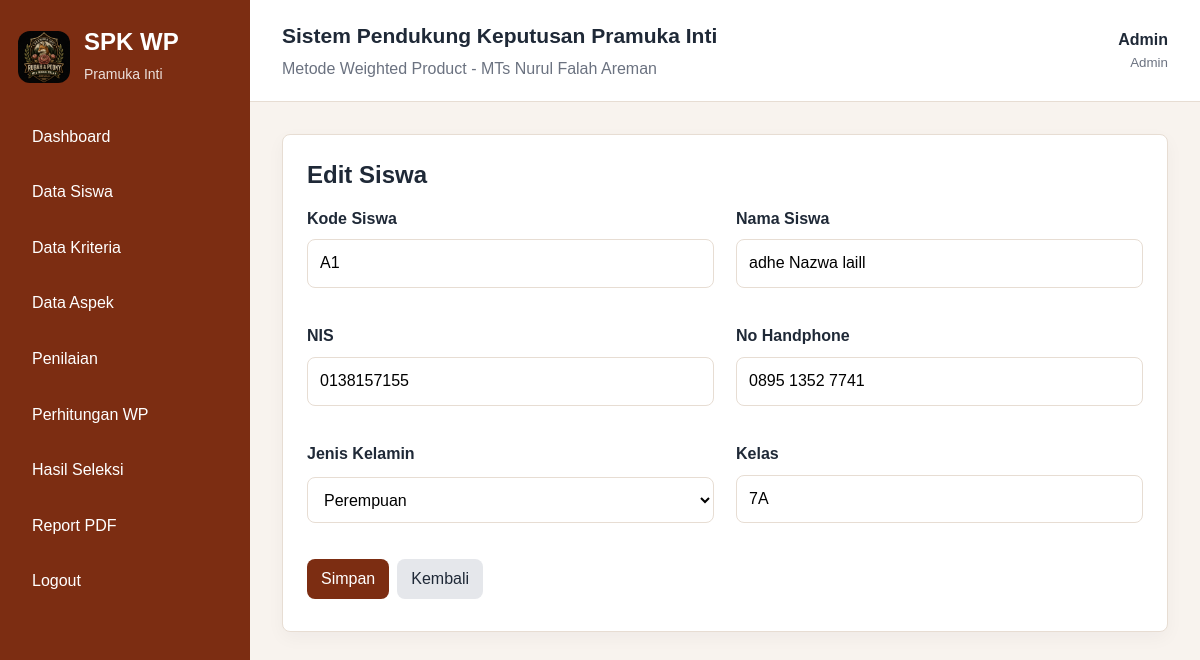
The page /pages/siswa/edit.php?id=1 (signed in) on the database its author committed.
### tables this page shows
CREATE TABLE siswa (
    id_siswa INT AUTO_INCREMENT PRIMARY KEY,
    kode_siswa VARCHAR(20) NOT NULL UNIQUE,
    nama_siswa VARCHAR(100) NOT NULL,
    nis VARCHAR(30) NOT NULL,
    no_handphone VARCHAR(20) NOT NULL,
    jenis_kelamin ENUM('Laki-laki','Perempuan') NOT NULL,
    kelas VARCHAR(20) NOT NULL,
    created_at TIMESTAMP DEFAULT CURRENT_TIMESTAMP
);

### includes/auth.php (called while the page is built, shortened)
<?php
function e($value): string
{
    return htmlspecialchars((string) $value, ENT_QUOTES, 'UTF-8');
}

### pages/siswa/edit.php (the view, shortened to what this page needs)
<?php
require_once __DIR__ . '/../../config/database.php';
require_once __DIR__ . '/../../includes/auth.php';
$id = (int) ($_GET['id'] ?? 0);
$stmt = $pdo->prepare('SELECT * FROM siswa WHERE id_siswa = ?');
$stmt->execute([$id]);
$data = $stmt->fetch();
include __DIR__ . '/../../includes/header.php';
?>
<div class="card">
    <h2>Edit Siswa</h2>
    <form method="post">
        <div class="form-grid">
            <div class="form-group"><label>Kode Siswa</label><input name="kode_siswa" required value="<?= e($_POST['kode_siswa'] ?? $data['kode_siswa']) ?>"></div>
            <div class="form-group"><label>Nama Siswa</label><input name="nama_siswa" required value="<?= e($_POST['nama_siswa'] ?? $data['nama_siswa']) ?>"></div>
            <div class="form-group"><label>NIS</label><input name="nis" required value="<?= e($_POST['nis'] ?? $data['nis']) ?>"></div>
            <div class="form-group"><label>No Handphone</label><input name="no_handphone" required value="<?= e($_POST['no_handphone'] ?? $data['no_handphone']) ?>"></div>
            <div class="form-group"><label>Jenis Kelamin</label><select name="jenis_kelamin" required><?php foreach (['Laki-laki','Perempuan'] as $jk): ?><option value="<?= e($jk) ?>" <?= ($data['jenis_kelamin'] === $jk ? 'selected' : '') ?>><?= e($jk) ?></option><?php endforeach; ?></select></div>
            <div class="form-group"><label>Kelas</label><input name="kelas" required value="<?= e($_POST['kelas'] ?? $data['kelas']) ?>"></div>
        </div>
        <button class="btn btn-primary" type="submit">Simpan</button><a class="btn" href="index.php">Kembali</a>
    </form>
</div>
<?php include __DIR__ . '/../../includes/footer.php'; ?>

### assets/css/style.css (style rules this page uses)
:root { --primary: #7c2d12; --primary-light: #ffedd5; --dark: #1f2937; --muted: #6b7280; --border: #e7ddd3; --bg: #f8f3ee; --white: #ffffff; --danger: #b91c1c; --warning: #854d0e; }
* { box-sizing: border-box; }
body { margin: 0; font-family: Arial, sans-serif; background: var(--bg); color: var(--dark); line-height: 1.55; }
a { color: inherit; text-decoration: none; }
input, select, textarea, button { font: inherit; }
.card { background: var(--white); border: 1px solid var(--border); border-radius: 8px; padding: 24px; margin-bottom: 24px; box-shadow: 0 6px 18px rgba(15, 23, 42, .04); }
.card h2, .card h3 { margin: 0 0 16px; line-height: 1.3; }
.form-grid { display: grid; column-gap: 22px; row-gap: 18px; grid-template-columns: repeat(2, minmax(0, 1fr)); margin-bottom: 18px; }
.form-group { display: grid; gap: 8px; margin-bottom: 18px; }
label { font-weight: 700; }
input, select, textarea { width: 100%; border: 1px solid var(--border); border-radius: 8px; padding: 11px 12px; background: #fff; }
.btn { display: inline-flex; align-items: center; justify-content: center; gap: 6px; border: 0; border-radius: 8px; padding: 10px 14px; cursor: pointer; background: #e5e7eb; color: var(--dark); margin: 0 8px 8px 0; line-height: 1.25; min-height: 40px; }
.btn-primary { background: var(--primary); color: var(--white); }

### rows shown on the page
siswa: kode_siswa "A1", nama_siswa "adhe Nazwa laill", nis "0138157155", no_handphone "0895 1352 7741", kelas "7A"

### other values the page prints
$_SESSION['user']['nama'] "Admin"
str_replace('_', ' ', user_role()) "Admin"
form field jenis_kelamin "Perempuan"
